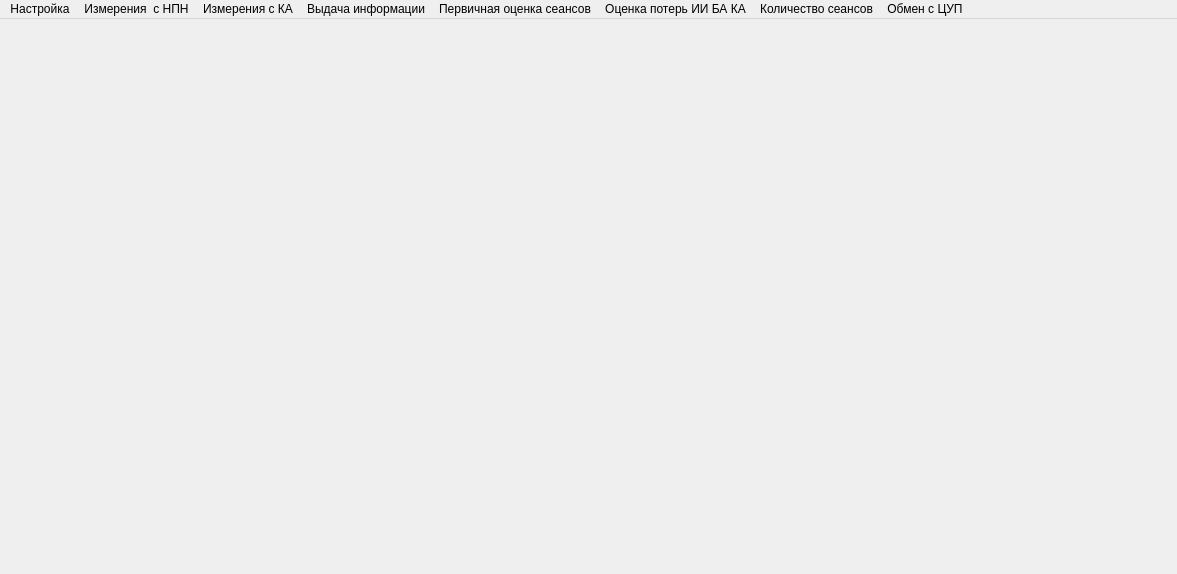
<?xml version="1.0" encoding="UTF-8"?>
<ui version="4.0">
 <class>MainWindow</class>
 <widget class="QMainWindow" name="MainWindow">
  <property name="geometry">
   <rect>
    <x>0</x>
    <y>0</y>
    <width>1177</width>
    <height>574</height>
   </rect>
  </property>
  <property name="windowTitle">
   <string>Сбор измерительной информации</string>
  </property>
  <property name="windowIcon">
   <iconset resource="res.qrc">
    <normaloff>:/res/1/world_edit.png</normaloff>:/res/1/world_edit.png</iconset>
  </property>
  <widget class="QWidget" name="centralWidget"/>
  <widget class="QMenuBar" name="menuBar">
   <property name="geometry">
    <rect>
     <x>0</x>
     <y>0</y>
     <width>1177</width>
     <height>30</height>
    </rect>
   </property>
   <widget class="QMenu" name="menu">
    <property name="title">
     <string>Настройка</string>
    </property>
    <addaction name="action_FNOS"/>
    <addaction name="separator"/>
    <addaction name="action_FUST"/>
    <addaction name="action_STARTSBOR"/>
    <addaction name="separator"/>
    <addaction name="action_FSERV"/>
    <addaction name="action_FSTATSERV"/>
    <addaction name="action_STARTSORT"/>
    <addaction name="separator"/>
    <addaction name="action_FSIST"/>
    <addaction name="separator"/>
    <addaction name="action_FPOLZ"/>
    <addaction name="action_IZMPOLZ"/>
    <addaction name="separator"/>
    <addaction name="action_CREATEBD"/>
    <addaction name="separator"/>
    <addaction name="action_RPOM"/>
    <addaction name="separator"/>
    <addaction name="action_EXIT"/>
   </widget>
   <widget class="QMenu" name="menu_2">
    <property name="title">
     <string>Измерения  с НПН</string>
    </property>
    <widget class="QMenu" name="menu_3">
     <property name="title">
      <string>БДС</string>
     </property>
     <addaction name="action_BDSI"/>
     <addaction name="action_BDSV"/>
    </widget>
    <addaction name="action_FDS"/>
    <addaction name="action_FDZS"/>
    <addaction name="action_FKOS"/>
    <addaction name="menu_3"/>
    <addaction name="action_METEO"/>
    <addaction name="action_SPO"/>
   </widget>
   <widget class="QMenu" name="menu_4">
    <property name="title">
     <string>Измерения с КА</string>
    </property>
    <addaction name="action_FFULL"/>
    <addaction name="separator"/>
    <addaction name="action_FDDS"/>
    <addaction name="action_FVRV"/>
    <addaction name="separator"/>
    <addaction name="action_FSP3"/>
    <addaction name="separator"/>
    <addaction name="action_FSOL"/>
   </widget>
   <widget class="QMenu" name="menu_5">
    <property name="title">
     <string>Выдача информации</string>
    </property>
    <addaction name="action_FPOTR"/>
    <addaction name="separator"/>
    <addaction name="action_FZAPR"/>
    <addaction name="separator"/>
    <addaction name="action_FAUTOZAPR"/>
   </widget>
   <widget class="QMenu" name="menu_6">
    <property name="title">
     <string>Первичная оценка сеансов</string>
    </property>
    <addaction name="action_FSEANSDS"/>
    <addaction name="action_FSEANSDZS"/>
    <addaction name="action_FSEANSPPSI"/>
   </widget>
   <widget class="QMenu" name="menu_7">
    <property name="title">
     <string>Оценка потерь ИИ БА КА</string>
    </property>
    <addaction name="action_FSEANSDDS"/>
    <addaction name="action_FSEANSVRV"/>
    <addaction name="action_FSBA"/>
   </widget>
   <widget class="QMenu" name="menu_8">
    <property name="title">
     <string>Количество сеансов</string>
    </property>
    <addaction name="action_FKOLSEANSDS"/>
    <addaction name="action_FKOLSEANSDZS"/>
    <addaction name="action_FPPSI"/>
   </widget>
   <widget class="QMenu" name="menu_9">
    <property name="title">
     <string>Обмен с ЦУП</string>
    </property>
    <addaction name="action_FUSTNF"/>
    <addaction name="separator"/>
    <addaction name="action_STARTFORM"/>
    <addaction name="separator"/>
    <addaction name="action_FCOGI"/>
    <addaction name="action_FCUP"/>
   </widget>
   <addaction name="menu"/>
   <addaction name="menu_2"/>
   <addaction name="menu_4"/>
   <addaction name="menu_5"/>
   <addaction name="menu_6"/>
   <addaction name="menu_7"/>
   <addaction name="menu_8"/>
   <addaction name="menu_9"/>
  </widget>
  <action name="action_FNOS">
   <property name="text">
    <string>Архивные носители</string>
   </property>
  </action>
  <action name="action_FPOLZ">
   <property name="text">
    <string>Список пользователей</string>
   </property>
  </action>
  <action name="action_CREATEBD">
   <property name="text">
    <string>Создать БД</string>
   </property>
  </action>
  <action name="action_FUST">
   <property name="text">
    <string>Установки автоматизированного преобразования  ИИ</string>
   </property>
  </action>
  <action name="action_IZMPOLZ">
   <property name="text">
    <string>Изменить пользователя</string>
   </property>
  </action>
  <action name="action_EXIT">
   <property name="text">
    <string>Выход</string>
   </property>
  </action>
  <action name="action_FDS">
   <property name="text">
    <string>ДС</string>
   </property>
  </action>
  <action name="action_FDZS">
   <property name="text">
    <string>ДЗС</string>
   </property>
  </action>
  <action name="action_FKOS">
   <property name="text">
    <string>КОС</string>
   </property>
  </action>
  <action name="action_METEO">
   <property name="text">
    <string>МЕТЕО</string>
   </property>
  </action>
  <action name="action_BDSI">
   <property name="text">
    <string>Необработанные</string>
   </property>
  </action>
  <action name="action_BDSV">
   <property name="text">
    <string>Обработанные</string>
   </property>
  </action>
  <action name="action_FFULL">
   <property name="text">
    <string>ППСИ</string>
   </property>
  </action>
  <action name="action_FDDS">
   <property name="text">
    <string>ДДС</string>
   </property>
  </action>
  <action name="action_FVRV">
   <property name="text">
    <string>ВРВ</string>
   </property>
  </action>
  <action name="action_FPOTR">
   <property name="text">
    <string>Список потребителей</string>
   </property>
  </action>
  <action name="action_FZAPR">
   <property name="text">
    <string>Запросы</string>
   </property>
  </action>
  <action name="action_FSEANSDS">
   <property name="text">
    <string>ДС</string>
   </property>
  </action>
  <action name="action_FSEANSDZS">
   <property name="text">
    <string>ДЗС</string>
   </property>
  </action>
  <action name="action_FSEANSPPSI">
   <property name="text">
    <string>ППСИ</string>
   </property>
  </action>
  <action name="action_FSEANSDDS">
   <property name="text">
    <string>ДДС</string>
   </property>
  </action>
  <action name="action_FSEANSVRV">
   <property name="text">
    <string>ВРВ</string>
   </property>
  </action>
  <action name="action_FKOLSEANSDS">
   <property name="text">
    <string>ДС</string>
   </property>
  </action>
  <action name="action_FKOLSEANSDZS">
   <property name="text">
    <string>ДЗС</string>
   </property>
  </action>
  <action name="action_FSERV">
   <property name="text">
    <string>Установки автоматического сбора информации</string>
   </property>
  </action>
  <action name="action_FSTATSERV">
   <property name="text">
    <string>Статистика автоматического сбора информации</string>
   </property>
  </action>
  <action name="action_FSBA">
   <property name="text">
    <string>Состояние БА КА</string>
   </property>
  </action>
  <action name="action_SPO">
   <property name="text">
    <string>СПО</string>
   </property>
  </action>
  <action name="action_FSIST">
   <property name="text">
    <string>Журнал работы</string>
   </property>
  </action>
  <action name="action_RPOM">
   <property name="text">
    <string>Помещение информации в БД</string>
   </property>
  </action>
  <action name="action_STARTSBOR">
   <property name="text">
    <string>Запуск автоматизированного преобразования ИИ</string>
   </property>
  </action>
  <action name="action_STARTSORT">
   <property name="text">
    <string>Запуск автоматического сбора информации</string>
   </property>
  </action>
  <action name="action_FPPSI">
   <property name="text">
    <string>ППСИ</string>
   </property>
  </action>
  <action name="action_FUSTNF">
   <property name="text">
    <string>Настройка обмена формами с ЦУП</string>
   </property>
  </action>
  <action name="action_STARTFORM">
   <property name="text">
    <string>Запуск обмена формами с ЦУП</string>
   </property>
  </action>
  <action name="action_FCOGI">
   <property name="text">
    <string>Входящие формы из ЦУП</string>
   </property>
  </action>
  <action name="action_FCUP">
   <property name="text">
    <string>Исходящие формы в ЦУП</string>
   </property>
  </action>
  <action name="action_FAUTOZAPR">
   <property name="text">
    <string>Автоматические запросы</string>
   </property>
  </action>
  <action name="action_FSP3">
   <property name="text">
    <string>ЭВИ</string>
   </property>
  </action>
  <action name="action_FSOL">
   <property name="text">
    <string>Протоколы оценки качества ВРВ</string>
   </property>
  </action>
 </widget>
 <layoutdefault spacing="6" margin="11"/>
 <resources>
  <include location="res.qrc"/>
 </resources>
 <connections/>
</ui>
